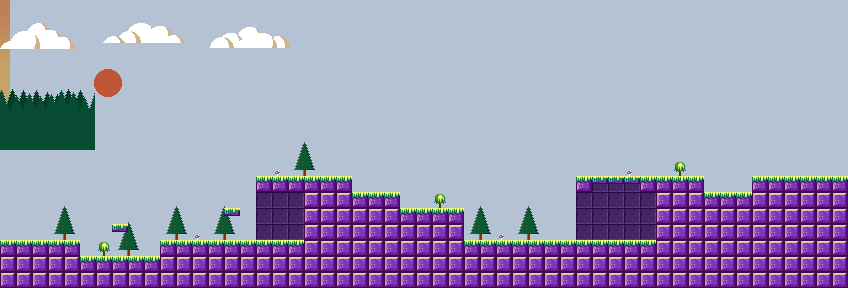

Rendered tile map (Tiled .tmx) drawn with the repository's tilesets; below, a short description and the map source with its tile grids summarised:
An orthogonal 53x18 tile map with 16x16 px tiles, 3 tile layers (background, tiles, foreground), 1 hidden layer not drawn, 2 tilesets, 5 image layers and 17 objects (6x spikesEntity, 4x gemEntity, 2x ghoulEntity, mainPlayer, cameraEntity, ...).

<map version="1.0" orientation="orthogonal" width="53" height="18" tilewidth="16" tileheight="16" backgroundcolor="#b4c2d4">
 <tileset firstgid="1" name="metatiles" tilewidth="16" tileheight="16">
  <image source="../../img/metatiles.png" width="64" height="64" />
  <tile id="0">
   <properties>
    <property name="type" value="solid" />
   </properties>
  </tile>
  <tile id="1">
   <properties>
    <property name="type" value="platform" />
   </properties>
  </tile>
 </tileset>
 <tileset firstgid="17" name="zone4tiles" tilewidth="16" tileheight="16">
  <image source="../../img/zone4/zone4tiles.png" width="80" height="96" />
 </tileset>
 <imagelayer name="Parallax_layer1" width="53" height="18">
  <image source="../../img/zone4/zone4bg2.png" />
  <properties>
   <property name="ratio" value="0.1" />
   <property name="repeat" value="repeat-x" />
  </properties>
 </imagelayer>
 <imagelayer name="Parallax_layer4" width="53" height="18">
  <image source="../../img/zone4/zone4sunset.png" />
  <properties>
   <property name="ratio" value="0.10" />
   <property name="repeat" value="no-repeat" />
  </properties>
 </imagelayer>
 <imagelayer name="Parallax_layer2" width="53" height="18">
  <image source="../../img/zone4/zone4trees2.png" />
  <properties>
   <property name="ratio" value="0.14" />
   <property name="repeat" value="repeat-x" />
  </properties>
 </imagelayer>
 <imagelayer name="Parallax_layer3" width="53" height="18">
  <image source="../../img/zone4/zone4trees1.png" />
  <properties>
   <property name="ratio" value="0.13" />
   <property name="repeat" value="repeat-x" />
  </properties>
 </imagelayer>
 <imagelayer name="Parallax_layer5" width="53" height="18">
  <image source="../../img/zone4/clouds2.png" />
  <properties>
   <property name="ratio" value="0.16" />
   <property name="repeat" value="repeat-x" />
  </properties>
 </imagelayer>
 <layer name="background" width="53" height="18">
  <data>[954 cells, 79 non-empty, 9 distinct tile ids]</data>
 </layer>
 <layer name="tiles" width="53" height="18">
  <data>[954 cells, 238 non-empty, 3 distinct tile ids]</data>
 </layer>
 <objectgroup name="objects" width="53" height="18">
  <object name="mainPlayer" x="16" y="224" width="16" height="16">
   <properties>
    <property name="player" value="1" />
    <property name="spritewidth" value="16" />
   </properties>
  </object>
  <object name="cameraEntity" x="64" y="176" width="16" height="16">
   <properties>
    <property name="movement" value="scrolling" />
    <property name="vel" value="0.6" />
   </properties>
  </object>
  <object name="specterEntity" x="272" y="224" width="16" height="16">
   <properties>
    <property name="flip" value="true" />
    <property name="image" value="specter" />
    <property name="spritewidth" value="16" />
   </properties>
  </object>
  <object name="spikesEntity" x="400" y="192" width="16" height="16">
   <properties>
    <property name="image" value="spikes" />
   </properties>
  </object>
  <object name="spikesEntity" x="416" y="192" width="16" height="16">
   <properties>
    <property name="image" value="spikes" />
   </properties>
  </object>
  <object name="levelEntity" x="800" y="160" width="16" height="16">
   <properties>
    <property name="to" value="zone4_area02b" />
   </properties>
  </object>
  <object name="spikesEntity" x="352" y="176" width="16" height="16">
   <properties>
    <property name="image" value="spikes" />
   </properties>
  </object>
  <object name="blueSwitchEntity" x="608" y="224" width="16" height="16">
   <properties>
    <property name="velY" value="5" />
   </properties>
  </object>
  <object name="ghoulEntity" x="464" y="224" width="16" height="16">
   <properties>
    <property name="distance" value="4" />
   </properties>
  </object>
  <object name="ghoulEntity" x="592" y="160" width="16" height="16">
   <properties>
    <property name="distance" value="4" />
   </properties>
  </object>
  <object name="spikesEntity" x="720" y="176" width="16" height="16">
   <properties>
    <property name="image" value="spikes" />
   </properties>
  </object>
  <object name="spikesEntity" x="704" y="176" width="16" height="16">
   <properties>
    <property name="image" value="spikes" />
   </properties>
  </object>
  <object name="spikesEntity" x="736" y="176" width="16" height="16">
   <properties>
    <property name="image" value="spikes" />
   </properties>
  </object>
 </objectgroup>
 <objectgroup color="#0067a4" name="gems" width="53" height="18">
  <object name="gemEntity" x="608" y="112" width="16" height="16" />
  <object name="gemEntity" x="512" y="176" width="16" height="16" />
  <object name="gemEntity" x="288" y="224" width="16" height="16" />
  <object name="gemEntity" x="112" y="208" width="16" height="16" />
 </objectgroup>
 <layer name="foreground" width="53" height="18">
  <data>[954 cells, 0 non-empty, 0 distinct tile ids]</data>
 </layer>
 <layer name="collision" width="53" height="18" visible="0">
  <data>[954 cells, 80 non-empty, 2 distinct tile ids]</data>
 </layer>
</map>
